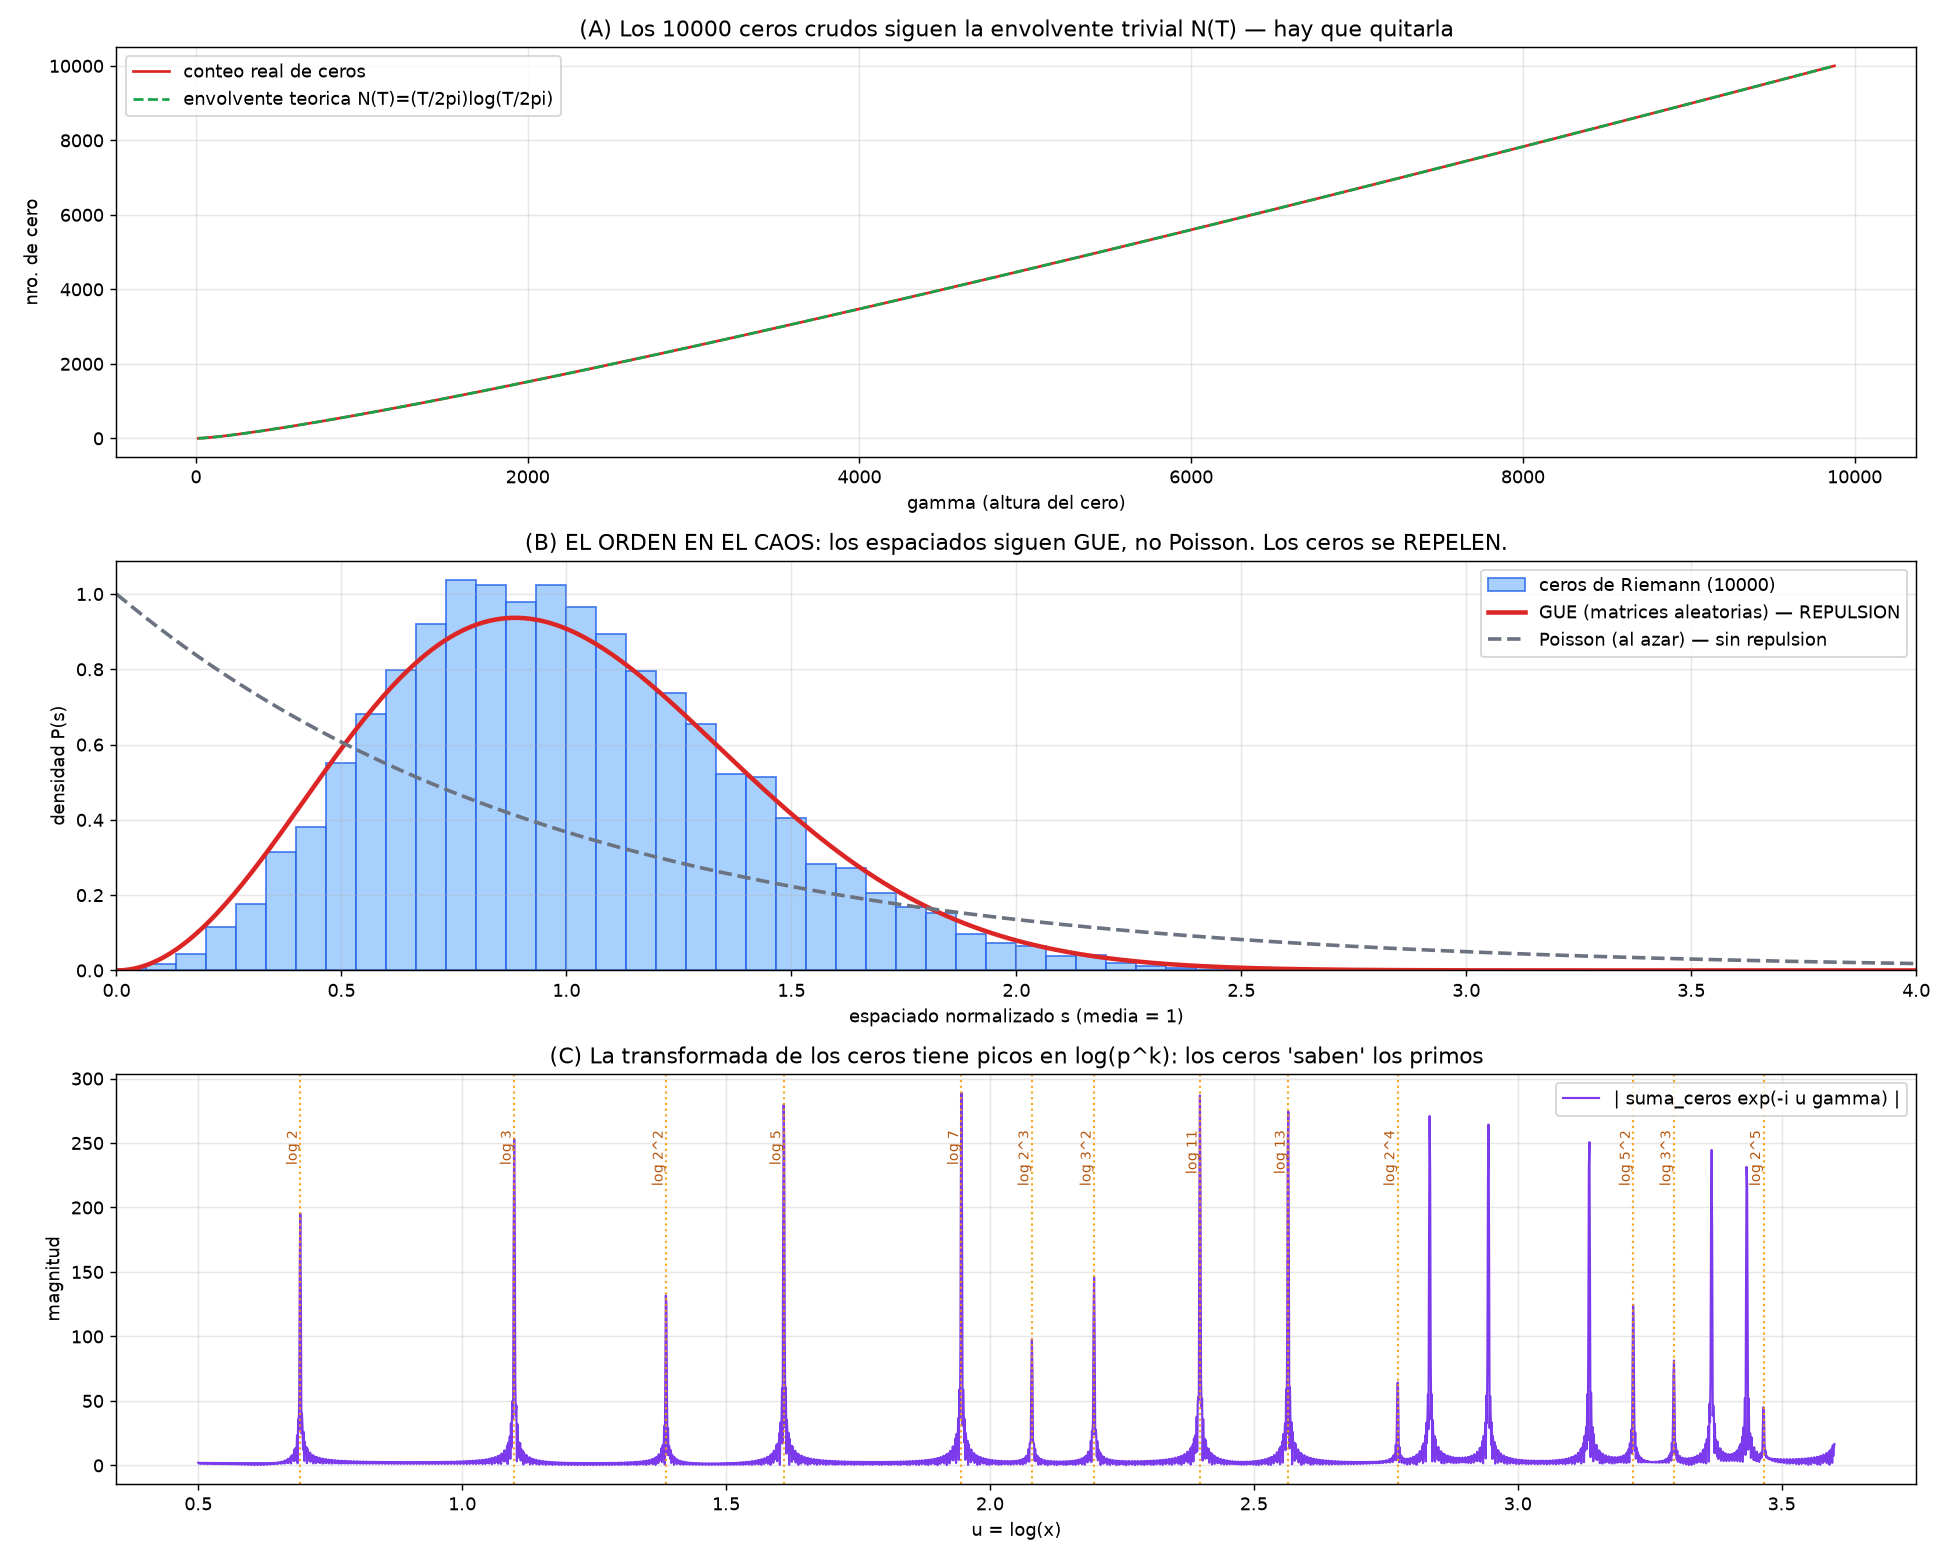

This chart was generated by the following Python code:
"""
The spectrum of 10000 Riemann zeros: looking for order in the chaos.

Three views:

  (A) The raw zeros and the TRIVIAL envelope N(T) ~ (T/2pi)log(T/2pi).
      The mean spacing shrinks like 2pi/log(T). This must be REMOVED.

  (B) UNFOLDING: each zero is normalised by its expected position N(gamma),
      so that the mean spacing becomes 1. The histogram of the normalised
      spacings s is compared with:
        - GUE (Hermitian random matrices): level REPULSION,
          P(s) -> 0 as s -> 0. This is the actual pattern (Montgomery-Odlyzko).
        - Poisson (random points): P(s) = e^{-s}, no repulsion.
      If the zeros follow GUE, the 'chaos' is really a diffuse crystal:
      the zeros AVOID each other, like eigenvalues of a self-adjoint operator.

  (C) Transform of the zero process: the oscillating part has peaks at
      t = log(p^k), the LOGARITHMS of the prime powers. Exact dual of the
      plot 'primos_predicen_ceros': the zeros also 'know' the primes.
"""
import math
import numpy as np
import matplotlib.pyplot as plt

# ---------- load zeros ----------
gammas = np.loadtxt("zeros_10000.txt")
N = len(gammas)
print(f"{N} zeros loaded. gamma_1={gammas[0]:.4f}, gamma_N={gammas[-1]:.4f}")

# ---------- (A) trivial envelope: theoretical N(T) ----------
def N_teorico(t):
    x = t / (2 * math.pi)
    return x * math.log(x) - x + 7.0 / 8.0

# ---------- (B) unfolding ----------
# each zero gamma_k is mapped to its expected count, so the mean spacing -> 1
unfolded = np.array([N_teorico(g) for g in gammas])
spacings = np.diff(unfolded)
spacings = spacings[np.isfinite(spacings)]
print(f"normalised spacing: mean={spacings.mean():.4f} (should be ~1), "
      f"std={spacings.std():.4f}")

# theoretical curves
s = np.linspace(0, 4, 400)
# GUE (Wigner surmise for beta=2)
P_gue = (32 / math.pi**2) * s**2 * np.exp(-4 * s**2 / math.pi)
# Poisson
P_poisson = np.exp(-s)

# ---------- (C) transform: zeros -> primes ----------
# sum over zeros of cos(u * gamma), which resonates at u = log(n)
us = np.linspace(0.5, 3.6, 3000)   # u = log(x); log 2=0.69, log3=1.10, ...
# only the first ~2000 zeros (moderate height) are used, for sharpness
G = gammas[:2000]
spec = np.array([np.abs(np.sum(np.exp(-1j * u * G))) for u in us])

# expected peak positions: log of prime powers
primos = [2, 3, 5, 7, 11, 13]
picos_u = []
for p in primos:
    k = 1
    while p**k <= 40:
        picos_u.append((math.log(p**k), p, k))
        k += 1

# ---------- figure ----------
fig = plt.figure(figsize=(15, 12))

# (A)
axA = fig.add_subplot(3, 1, 1)
Ts = np.linspace(gammas[0], gammas[-1], 500)
axA.plot(gammas, np.arange(1, N + 1), color="#dc2626", linewidth=1.5,
         label="actual zero count")
axA.plot(Ts, [N_teorico(t) for t in Ts], color="#16a34a", linewidth=1.5,
         linestyle="--", label="theoretical envelope N(T)=(T/2pi)log(T/2pi)")
axA.set_title(f"(A) The {N} raw zeros follow the trivial envelope N(T), which must be removed")
axA.set_xlabel("gamma (height of the zero)")
axA.set_ylabel("zero index")
axA.grid(True, alpha=0.3)
axA.legend(loc="upper left")

# (B)
axB = fig.add_subplot(3, 1, 2)
axB.hist(spacings, bins=60, range=(0, 4), density=True, color="#93c5fd",
         edgecolor="#2563eb", alpha=0.8, label="Riemann zeros (10000)")
axB.plot(s, P_gue, color="#dc2626", linewidth=2.5, label="GUE (random matrices): REPULSION")
axB.plot(s, P_poisson, color="#6b7280", linewidth=2, linestyle="--", label="Poisson (random): no repulsion")
axB.set_title("(B) ORDER IN THE CHAOS: the spacings follow GUE, not Poisson. The zeros REPEL.")
axB.set_xlabel("normalised spacing s (mean = 1)")
axB.set_ylabel("density P(s)")
axB.set_xlim(0, 4)
axB.grid(True, alpha=0.3)
axB.legend(loc="upper right")

# (C)
axC = fig.add_subplot(3, 1, 3)
axC.plot(us, spec, color="#7c3aed", linewidth=1.2, label="| sum_zeros exp(-i u gamma) |")
for (u, p, k) in picos_u:
    if us[0] <= u <= us[-1]:
        axC.axvline(u, color="#f59e0b", linewidth=1.2, linestyle=":", alpha=0.9)
        lbl = f"log {p}" if k == 1 else f"log {p}^{k}"
        axC.annotate(lbl, xy=(u, spec.max()*0.9), rotation=90,
                     fontsize=8, color="#b45309", va="top", ha="right")
axC.set_title("(C) The transform of the zeros peaks at log(p^k): the zeros 'know' the primes")
axC.set_xlabel("u = log(x)")
axC.set_ylabel("magnitude")
axC.grid(True, alpha=0.3)
axC.legend(loc="upper right")

plt.tight_layout()
plt.savefig("espectro_ceros.png", dpi=130)
print("Saved: espectro_ceros.png")

# statistical report
from math import sqrt
# fraction of small spacings (repulsion): GUE predicts very few < 0.3
frac_chicos = np.mean(spacings < 0.3)
print(f"Fraction of spacings < 0.3: {frac_chicos:.4f} "
      f"(Poisson would give ~{1-math.exp(-0.3):.3f}, GUE much less -> repulsion)")
